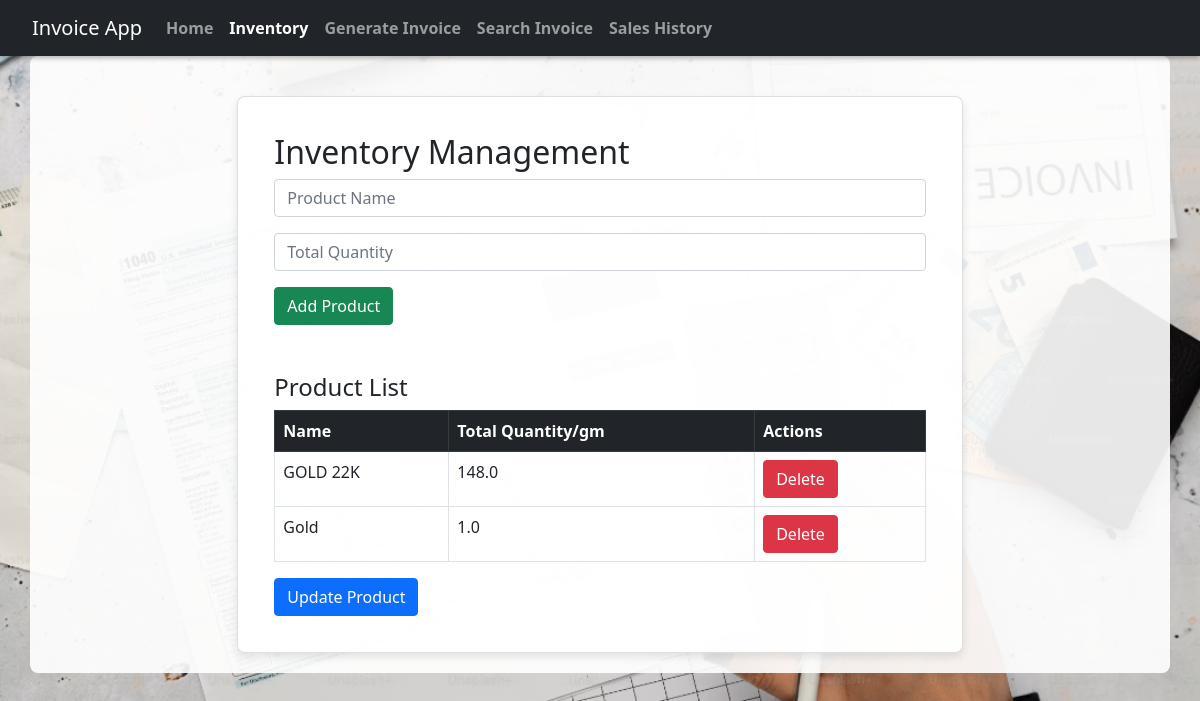
The page /inventory on the database as committed earlier.
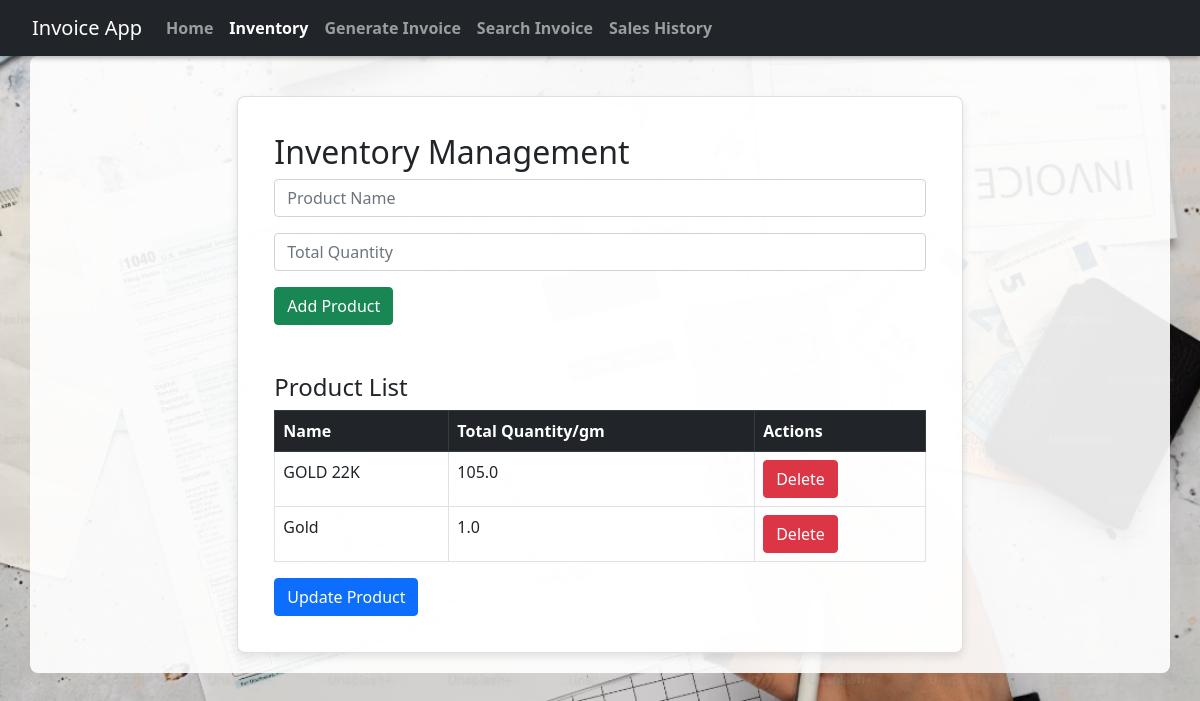
The same page on the database as committed later.
### models.py (models this page shows)
class Product(db.Model):
    id = db.Column(db.Integer, primary_key=True)
    name = db.Column(db.String(100), nullable=False)
    total_quantity = db.Column(db.Float, nullable=False)
    items = db.relationship('InvoiceItem', backref='product', cascade="all, delete-orphan", passive_deletes=True)

### app.py (the view)
@app.route('/inventory')
def inventory():
    products = Product.query.all()
    return render_template('inventory.html', products=products)

### templates/inventory.html (shortened to what this page needs)
<!DOCTYPE html>
<html lang="en">
<head>
    <link href="https://cdn.jsdelivr.net/npm/bootstrap@5.1.0/dist/css/bootstrap.min.css" rel="stylesheet">
    <link href="/static/css/instyles.css" rel="stylesheet">
</head>
<body>
    <nav class="navbar navbar-expand-lg navbar-dark bg-dark fixed-top">
        <div class="container-fluid">
            <a class="navbar-brand" href="/">Invoice App</a>
            <div class="collapse navbar-collapse">
                <ul class="navbar-nav me-auto mb-2 mb-lg-0">
                    <li class="nav-item">
                        <a class="nav-link" href="/">Home</a>
                    </li>
                    <li class="nav-item">
                        <a class="nav-link active" href="/inventory">Inventory</a>
                    </li>
                    <li class="nav-item">
                        <a class="nav-link" href="/generate_invoice_page">Generate Invoice</a>
                    </li>
                    <li class="nav-item">
                        <a class="nav-link" href="/search_invoice">Search Invoice</a>
                    </li>
                        <a class="nav-link" href="/sales_history">Sales History</a>
                </ul>
            </div>
        </div>
    </nav>
    <div class="container">
        <div class="row">
            <div class="col-md-8 offset-md-2">
                <div class="card">
                    <div class="card-body">
                        <h2>Inventory Management</h2>
                        <form action="/add_product" method="POST">
                            <div class="mb-3">
                                <input type="text" name="name" class="form-control" placeholder="Product Name" required>
                            </div>
                            <div class="mb-3">
                                <input type="number" step="0.01" name="total_quantity" class="form-control" placeholder="Total Quantity" required>
                            </div>
                            <button type="submit" class="btn btn-success">Add Product</button>
                        </form>
                        <h4 class="mt-5">Product List</h4>
                        <table class="table table-bordered">
                            <thead class="table-dark">
                                <tr>
                                    <th>Name</th>
                                    <th>Total Quantity/gm</th>
                                    <th>Actions</th>
                                </tr>
                            </thead>
                            <tbody>
                                {% for product in products %}
                                <tr>
                                    <td>{{ product.name }}</td>
                                    <td>{{ product.total_quantity }}</td>
                                    <td>
                                        <form action="/delete_product/{{ product.id }}" method="POST" style="display:inline;">
                                            <button type="submit" class="btn btn-danger" onclick="return confirm('Are you sure?');">Delete</button>
                                        </form>
                                    </td>
                                </tr>
                                {% endfor %}
                            </tbody>
                        </table>
                        <button type="button" class="btn btn-primary" data-bs-toggle="modal" data-bs-target="#updateModal">Update Product</button>
                    </div>
                </div>
            </div>
        </div>
    </div>
</body>
</html>

Rows that differ between the two databases and show on the page:
changed Product "GOLD 22K": total_quantity "148.0" → "105.0"
